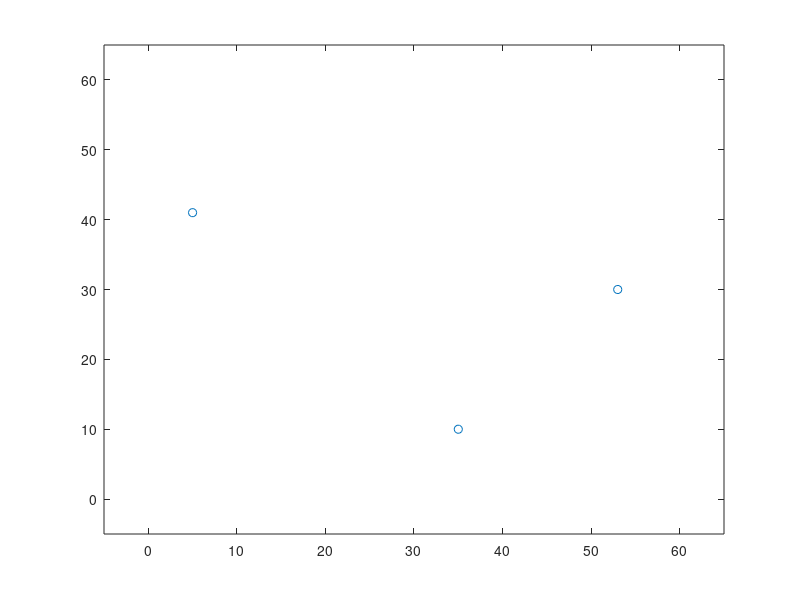

Here is the MATLAB script that generated this plot: (Note: this script raises an error after producing the figure.)
clear all
disp('Trilateral Measurement')
x=[5 35 53];
y=[41 10 30];%the known position of sensor
plot(x,y,'o');
axis([-5 65 -5 65]);
hold on
[x0,y0]=ginput(3);
plot(x0,y0,'g:o')
axis([-5 65 -5 65])

distance= zeros(3,3);
for i=1:3
    for j=1:3
    distance(i,j) = sqrt((x(i)-x0(j))^2 + (y(i)-y0(j))^2);
    end
end
error=0; %rand(1,3)-0.3
% error=rand(3,3)-0.3;
distance=distance-distance.*(error/7);      %error control
aa = zeros(2,2,3);
bb = zeros(2,1,3);
cc = zeros(1,2,3);
for h=1:3
    aa(:,:,h)=inv(2*([x(1)-x(3) y(1)-y(3);x(2)-x(3) y(2)-y(3)]));
    bb(:,:,h)=[x(1)^2-x(3)^2+y(1)^2-y(3)^2+distance(3,h)^2-distance(1,h)^2;x(2)^2-x(3)^2+y(2)^2-y(3)^2+distance(3,h)^2-distance(2,h)^2];
    cc(:,:,h)=(aa(:,:,h)*bb(:,:,h))'; %compute the location and store position
    plot(cc(:,1,h),cc(:,2,h),'+')%plot the cross points
    axis([-50 100 -50 100])
    %e(j)=sqrt((cc(j,1)-x0)^2+(cc(j,2)-y0)^2) 
   circle(distance(1,h),x(1),y(1),'r');
   circle(distance(2,h),x(2),y(2),'b');
   circle(distance(3,h),x(3),y(3),'cyan');
   plot([x(1),cc(1,1,h)],[y(1),cc(1,2,h)],'k');
   plot([x(2),cc(1,1,h)],[y(2),cc(1,2,h)],'k');
   plot([x(3),cc(1,1,h)],[y(3),cc(1,2,h)],'k');
   axis equal;
end
s='Trilateral Measurement'           
title(s)
hold on
% figure
% rate=1:1:7;
% plot(rate,e,'g:*')
% xlabel('x/Error Rate') %xlabel,x-l-a-b-e-l
% ylabel('y/Error Rate')
% axis([0 7 -20 50])
% hold on
